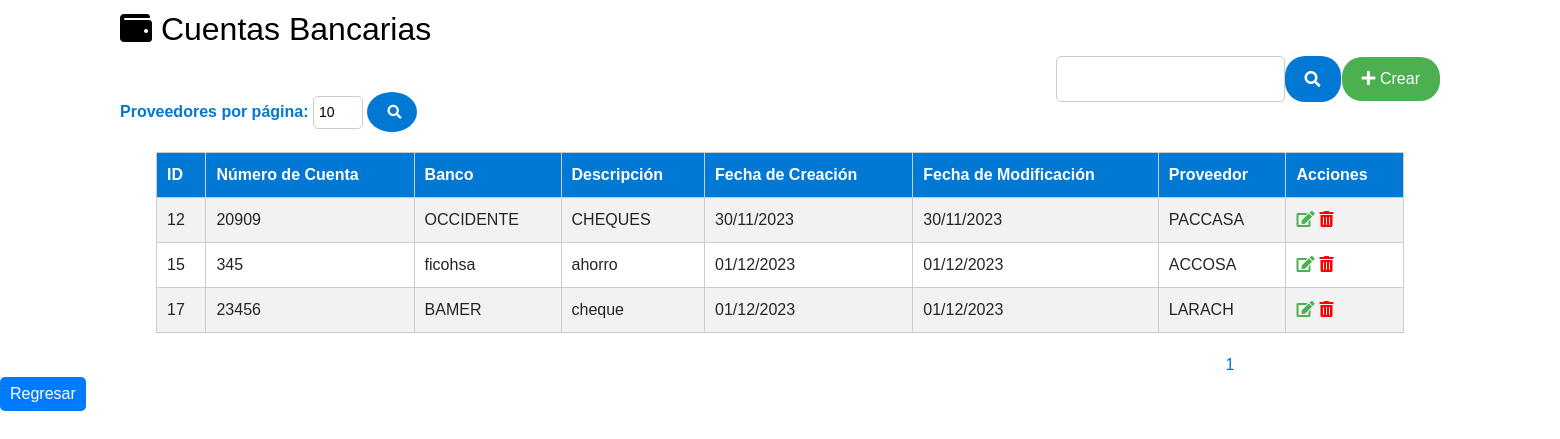
The page /Proveedores/listar_cuentas.php on the database as committed earlier.
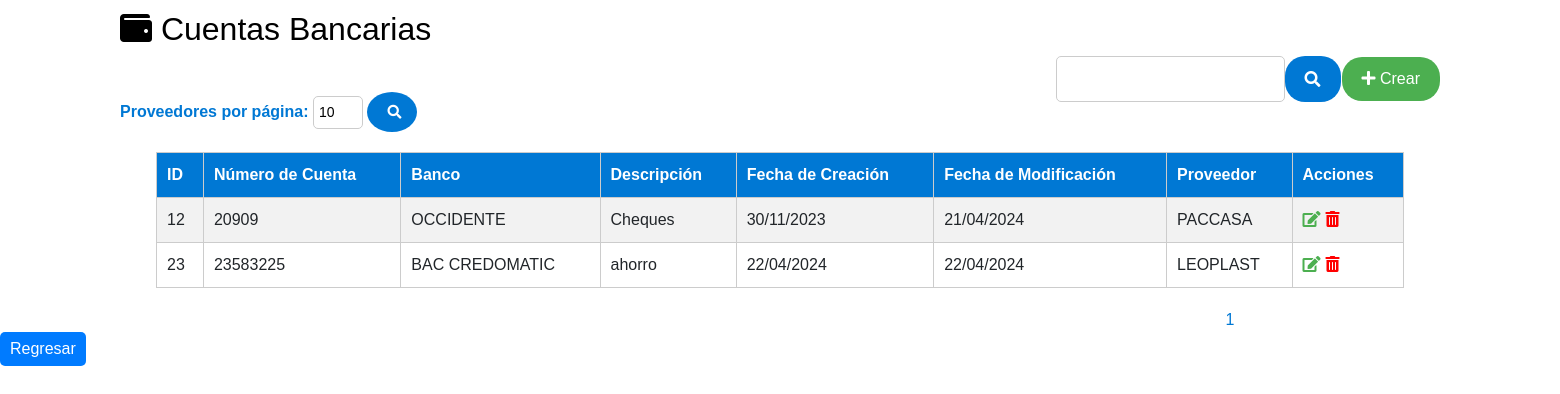
The same page on the database as committed later.
### tables this page shows
CREATE TABLE `tbl_cuenta_proveedor` (
  `ID_CUENTA_PROVEEDOR` int(11) NOT NULL AUTO_INCREMENT,
  `NUMERO_CUENTA` varchar(20) DEFAULT NULL,
  `BANCO` varchar(50) DEFAULT NULL,
  `DESCRIPCION_CUENTA` text DEFAULT NULL,
  `FECHA_CREACION` timestamp NOT NULL DEFAULT current_timestamp(),
  `FECHA_MODIFICACION` timestamp NOT NULL DEFAULT current_timestamp() ON UPDATE current_timestamp(),
  `ID_PROVEEDOR` int(11) DEFAULT NULL,
  PRIMARY KEY (`ID_CUENTA_PROVEEDOR`),
  KEY `fk_tbl_proveedores_tbl_cuenta_proveedor` (`ID_PROVEEDOR`) USING BTREE,
  CONSTRAINT `fk_tbl_proveedores_tbl_cuenta_proveedor` FOREIGN KEY (`ID_PROVEEDOR`) REFERENCES `tbl_proveedores` (`ID_PROVEEDOR`) ON DELETE CASCADE ON UPDATE CASCADE
);

CREATE TABLE `tbl_proveedores` (
  `ID_PROVEEDOR` int(11) NOT NULL AUTO_INCREMENT,
  `NOMBRE` varchar(100) DEFAULT NULL,
  `DIRECCION` varchar(200) DEFAULT NULL,
  `TELEFONO` varchar(20) DEFAULT NULL,
  `CORREO_ELECTRONICO` varchar(100) DEFAULT NULL,
  `FECHA_CREACION` timestamp NOT NULL DEFAULT current_timestamp(),
  `FECHA_MODIFICACION` timestamp NOT NULL DEFAULT current_timestamp() ON UPDATE current_timestamp(),
  `CREADO_POR` varchar(255) DEFAULT NULL,
  `MODIFICADO_POR` varchar(255) DEFAULT NULL,
  `id_empresa` int(11) DEFAULT NULL,
  `SERVICIO_PRESTADO` varchar(150) DEFAULT NULL,
  `RTN_EMPRESA` varchar(15) DEFAULT NULL,
  `ESTADO_PROVEEDOR` varchar(255) DEFAULT NULL,
  PRIMARY KEY (`ID_PROVEEDOR`)
);

### Proveedores/listar_cuentas.php (the view, shortened to what this page needs)
<?php
include('db.php');
$resultsPerPage = isset($_GET['por_pagina']) ? intval($_GET['por_pagina']) : 10;
$page = isset($_GET['page']) ? intval($_GET['page']) : 1;
$offset = ($page - 1) * $resultsPerPage;
$query = "SELECT cp.ID_CUENTA_PROVEEDOR, cp.NUMERO_CUENTA, cp.BANCO, cp.DESCRIPCION_CUENTA,  cp.FECHA_CREACION, cp.FECHA_MODIFICACION, p.NOMBRE as NOMBRE_PROVEEDOR
          FROM tbl_cuenta_proveedor cp
          INNER JOIN tbl_proveedores p ON cp.ID_PROVEEDOR = p.ID_PROVEEDOR";
$query .= " LIMIT $resultsPerPage OFFSET $offset";
$queryCount = "SELECT COUNT(*) AS total FROM tbl_cuenta_proveedor";
$countResult = $conexion->query($queryCount);
$totalAccounts = $countResult->fetch_assoc()['total'];
$totalPages = ceil($totalAccounts / $resultsPerPage);
$result = $conexion->query($query);
?>
<!DOCTYPE html>
<html>
<head>
<link href="https://cdn.jsdelivr.net/npm/bootstrap@5.3.0/dist/css/bootstrap.min.css" rel="stylesheet">
<link rel="stylesheet" href="https://cdnjs.cloudflare.com/ajax/libs/font-awesome/5.15.3/css/all.min.css">
</head>
<body>
    <h2><i class="fas fa-wallet"></i> Cuentas Bancarias</h2>
    <div class="button-container">
<div class="search-container">
    <form method="GET">
        <input type="text" name="search" id="search">
        <button type="submit" class="fas fa-search"></button>
    </form>
 </div>
  <a href="crear_cuenta1.php"><button class="btn-crear"><i class="fas fa-plus"></i> Crear</button></a>
</div>
<form method="GET">
    <label for="por_pagina">Proveedores por página:</label>
    <input type="text" name="por_pagina" id="por_pagina" value="<?php echo $resultsPerPage; ?>">
    <button type="submit" id="search-button" class="pagination-button"><i class="fas fa-search"></i></button>
</form>
    <table>
        <tr>
            <th>ID</th>
            <th>Número de Cuenta</th>
            <th>Banco</th>
            <th>Descripción</th>
            <th>Fecha de Creación</th>
            <th>Fecha de Modificación</th>
            <th>Proveedor</th>
            <th>Acciones</th>
        </tr>
        <?php
        while ($row = $result->fetch_assoc()) {
            echo "<tr>";
            echo "<td>" . $row['ID_CUENTA_PROVEEDOR'] . "</td>";
            echo "<td>" . $row['NUMERO_CUENTA'] . "</td>";
            echo "<td>" . $row['BANCO'] . "</td>";
            echo "<td>" . $row['DESCRIPCION_CUENTA'] . "</td>";
           echo "<td>" . date("d/m/Y", strtotime($row['FECHA_CREACION'])) . "</td>";
           echo "<td>" . date("d/m/Y", strtotime($row['FECHA_MODIFICACION'])) . "</td>";
            echo "<td>" . $row['NOMBRE_PROVEEDOR'] . "</td>";
            echo "<td><a href='actualizar_cuenta.php?id=" . $row['ID_CUENTA_PROVEEDOR'] . "' class='action-link-green'><i class='fas fa-edit'></i></a>";
            echo "<a href='eliminar_cuenta.php?id=" . $row['ID_CUENTA_PROVEEDOR'] . "'class='action-link-red'><i class='fas fa-trash-alt'></i></a></td>";
            echo "</tr>";
        }
        ?>
    </table>
    <div class="pagination-center">
        <?php
        for ($i = 1; $i <= $totalPages; $i++) {
            $activeClass = ($i == $page) ? 'active' : '';
            echo "<a href='listar_cuentas.php?page=$i&por_pagina=$resultsPerPage' class='$activeClass'>$i</a> ";
        }
        ?>
    </div>
          <button class="styled-button"
    onclick="window.location.href='../admin/administrar.php'"
    style="background-color: #007bff; color: #fff; padding: 5px 10px; border: none; border-radius: 5px; cursor: pointer; float: left;">Regresar</button>
</body>
</html>

Rows that differ between the two databases and show on the page:
removed tbl_cuenta_proveedor: ID_CUENTA_PROVEEDOR "15", NUMERO_CUENTA "345", BANCO "ficohsa", DESCRIPCION_CUENTA "ahorro", FECHA_CREACION "01/12/2023", FECHA_MODIFICACION "01/12/2023", ID_PROVEEDOR.NOMBRE "ACCOSA"
removed tbl_cuenta_proveedor: ID_CUENTA_PROVEEDOR "17", NUMERO_CUENTA "23456", BANCO "BAMER", DESCRIPCION_CUENTA "cheque", FECHA_CREACION "01/12/2023", FECHA_MODIFICACION "01/12/2023", ID_PROVEEDOR.NOMBRE "LARACH"
changed tbl_cuenta_proveedor "OCCIDENTE": DESCRIPCION_CUENTA "CHEQUES" → "Cheques"; FECHA_MODIFICACION "30/11/2023" → "21/04/2024"
added tbl_cuenta_proveedor: ID_CUENTA_PROVEEDOR "23", NUMERO_CUENTA "23583225", BANCO "BAC CREDOMATIC", DESCRIPCION_CUENTA "ahorro", FECHA_CREACION "22/04/2024", FECHA_MODIFICACION "22/04/2024", ID_PROVEEDOR.NOMBRE "LEOPLAST"
